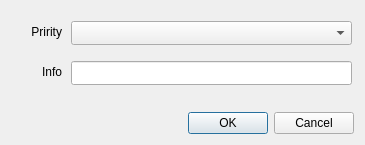
<?xml version="1.0" encoding="UTF-8"?>
<ui version="4.0">
 <class>EventDialog</class>
 <widget class="QDialog" name="EventDialog">
  <property name="geometry">
   <rect>
    <x>0</x>
    <y>0</y>
    <width>365</width>
    <height>145</height>
   </rect>
  </property>
  <property name="windowTitle">
   <string>New Event</string>
  </property>
  <property name="modal">
   <bool>true</bool>
  </property>
  <layout class="QVBoxLayout" name="verticalLayout">
   <item>
    <widget class="QWidget" name="widget" native="true">
     <widget class="QComboBox" name="CBPriority">
      <property name="geometry">
       <rect>
        <x>60</x>
        <y>10</y>
        <width>281</width>
        <height>24</height>
       </rect>
      </property>
     </widget>
     <widget class="QLabel" name="label1">
      <property name="geometry">
       <rect>
        <x>10</x>
        <y>10</y>
        <width>41</width>
        <height>21</height>
       </rect>
      </property>
      <property name="text">
       <string>Pririty</string>
      </property>
      <property name="alignment">
       <set>Qt::AlignRight|Qt::AlignTrailing|Qt::AlignVCenter</set>
      </property>
     </widget>
     <widget class="QLineEdit" name="EInfo">
      <property name="geometry">
       <rect>
        <x>60</x>
        <y>50</y>
        <width>281</width>
        <height>24</height>
       </rect>
      </property>
     </widget>
     <widget class="QLabel" name="label1_2">
      <property name="geometry">
       <rect>
        <x>10</x>
        <y>50</y>
        <width>41</width>
        <height>21</height>
       </rect>
      </property>
      <property name="text">
       <string>Info</string>
      </property>
      <property name="alignment">
       <set>Qt::AlignRight|Qt::AlignTrailing|Qt::AlignVCenter</set>
      </property>
     </widget>
    </widget>
   </item>
   <item>
    <widget class="QDialogButtonBox" name="buttonBox">
     <property name="standardButtons">
      <set>QDialogButtonBox::Cancel|QDialogButtonBox::Ok</set>
     </property>
    </widget>
   </item>
  </layout>
 </widget>
 <resources/>
 <connections>
  <connection>
   <sender>buttonBox</sender>
   <signal>accepted()</signal>
   <receiver>EventDialog</receiver>
   <slot>accept()</slot>
   <hints>
    <hint type="sourcelabel">
     <x>179</x>
     <y>174</y>
    </hint>
    <hint type="destinationlabel">
     <x>179</x>
     <y>97</y>
    </hint>
   </hints>
  </connection>
  <connection>
   <sender>buttonBox</sender>
   <signal>rejected()</signal>
   <receiver>EventDialog</receiver>
   <slot>reject()</slot>
   <hints>
    <hint type="sourcelabel">
     <x>179</x>
     <y>174</y>
    </hint>
    <hint type="destinationlabel">
     <x>179</x>
     <y>97</y>
    </hint>
   </hints>
  </connection>
 </connections>
</ui>
